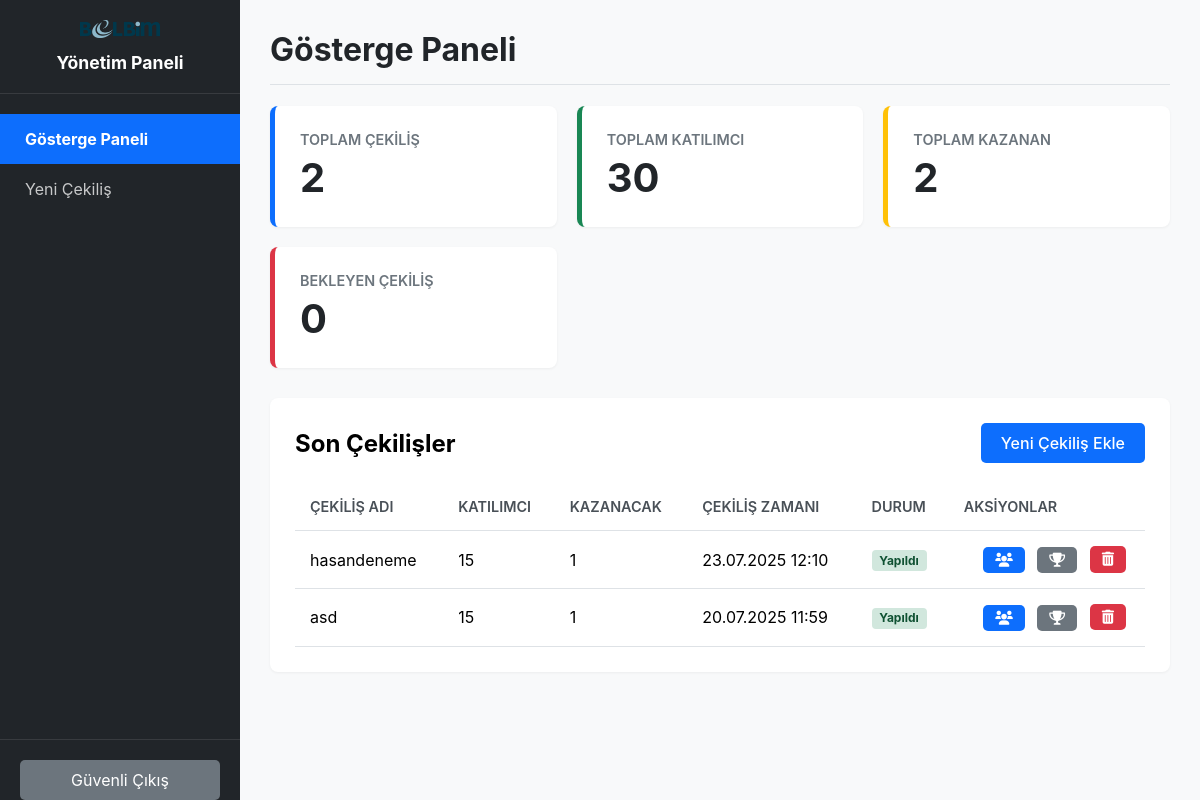
Screenshot of /admin/dashboard (signed in) with the database file from the repository.
### tables this page shows
CREATE TABLE raffles (
            id INTEGER PRIMARY KEY AUTOINCREMENT,
            name TEXT NOT NULL,
            creation_date TEXT NOT NULL,
            num_winners INTEGER NOT NULL,
            scheduled_draw_time TEXT NOT NULL
        );

### app.py (the view)
@app.route('/admin/dashboard')
@login_required
def admin_dashboard():
    conn = get_db_connection()
    now = datetime.now()
    stats = {
        'total_raffles': conn.execute('SELECT COUNT(id) FROM raffles').fetchone()[0],
        'total_participants': conn.execute('SELECT COUNT(id) FROM participants').fetchone()[0],
        'total_winners': conn.execute('SELECT COUNT(id) FROM winners').fetchone()[0]
    }
    raffles_raw = conn.execute('SELECT * FROM raffles ORDER BY scheduled_draw_time DESC').fetchall()
    raffles_list = []
    pending_draw_count = 0
    for raffle in raffles_raw:
        winner_count = conn.execute('SELECT COUNT(id) FROM winners WHERE raffle_id = ?', (raffle['id'],)).fetchone()[0]
        scheduled_time = datetime.strptime(raffle['scheduled_draw_time'], '%Y-%m-%d %H:%M:%S')
        status = "Bilinmiyor"
        if winner_count > 0:
            status = "Yapıldı"
        elif scheduled_time > now:
            status = "Zamanlandı"
        else:
            status = "Zamanı Geçti"
            pending_draw_count += 1
        raffles_list.append({
            'id': raffle['id'], 'name': raffle['name'], 'num_winners': raffle['num_winners'],
            'participant_count': conn.execute('SELECT COUNT(id) FROM participants WHERE raffle_id = ?', (raffle['id'],)).fetchone()[0],
            'scheduled_draw_time': scheduled_time.strftime('%d.%m.%Y %H:%M'),
            'status': status
        })
    conn.close()
    stats['pending_raffles'] = pending_draw_count
    return render_template('admin/dashboard.html', raffles=raffles_list, stats=stats)

### app.py (called while the page is built)
def get_db_connection():
    conn = sqlite3.connect(DATABASE)
    conn.row_factory = sqlite3.Row
    conn.execute("PRAGMA foreign_keys = ON")
    return conn

def login_required(f):
    @wraps(f)
    def decorated_function(*args, **kwargs):
        if 'logged_in' not in session:
            flash('Bu sayfayı görüntülemek için lütfen giriş yapın.', 'warning')
            return redirect(url_for('admin_login'))
        return f(*args, **kwargs)
    return decorated_function

### templates/admin/dashboard.html (shortened to what this page needs)
<!DOCTYPE html>
<html lang="tr">
<head>
    <link rel="stylesheet" href="{{ url_for('static', filename='css/admin.css') }}">
    <link rel="stylesheet" href="https://cdnjs.cloudflare.com/ajax/libs/font-awesome/6.0.0-beta3/css/all.min.css">
</head>
<body>
    <div class="sidebar">
        <div class="sidebar-header">
            <img src="{{ url_for('static', filename='images/belbim_logo.png') }}" alt="BELBİM Logo" class="logo">
            <h3>Yönetim Paneli</h3>
        </div>
        <ul class="sidebar-nav">
            <li><a href="{{ url_for('admin_dashboard') }}" class="active">Gösterge Paneli</a></li>
            <li><a href="{{ url_for('upload_participants') }}">Yeni Çekiliş</a></li>
        </ul>
        <div class="sidebar-footer">
            <a href="{{ url_for('admin_logout') }}">Güvenli Çıkış</a>
        </div>
    </div>
    <div class="main-content">
        <h1>Gösterge Paneli</h1>
        <div class="stats-container">
            <div class="stat-box raffles"><div class="stat-title">Toplam Çekiliş</div><p class="stat-number">{{ stats.total_raffles }}</p></div>
            <div class="stat-box participants"><div class="stat-title">Toplam Katılımcı</div><p class="stat-number">{{ stats.total_participants }}</p></div>
            <div class="stat-box winners"><div class="stat-title">Toplam Kazanan</div><p class="stat-number">{{ stats.total_winners }}</p></div>
            <div class="stat-box pending"><div class="stat-title">Bekleyen Çekiliş</div><p class="stat-number">{{ stats.pending_raffles }}</p></div>
        </div>
        <div class="content-box">
            <div class="content-header">
                <h2>Son Çekilişler</h2>
                <a href="{{ url_for('upload_participants') }}" class="btn-new-raffle">Yeni Çekiliş Ekle</a>
            </div>
            <table class="table">
                <thead>
                    <tr>
                        <th>Çekiliş Adı</th>
                        <th>Katılımcı</th>
                        <th>Kazanacak</th>
                        <th>Çekiliş Zamanı</th>
                        <th>Durum</th>
                        <th class="text-end">Aksiyonlar</th>
                    </tr>
                </thead>
                <tbody>
                    {% for raffle in raffles %}
                    <tr>
                        <td>{{ raffle.name }}</td>
                        <td>{{ raffle.participant_count }}</td>
                        <td>{{ raffle.num_winners }}</td>
                        <td>{{ raffle.scheduled_draw_time }}</td>
                        <td>
                            {% if raffle.status == 'Yapıldı' %}
                                <span class="badge bg-success">{{ raffle.status }}</span>
                            {% elif raffle.status == 'Zamanlandı' %}
                                <span class="badge bg-info">{{ raffle.status }}</span>
                            {% else %}
                                <span class="badge bg-warning">{{ raffle.status }}</span>
                            {% endif %}
                        </td>
                        <td class="actions">
                            <a href="{{ url_for('view_participants', raffle_id=raffle.id) }}" class="btn btn-primary" title="Katılımcıları Görüntüle">
                                <i class="fas fa-users"></i>
                            </a>
                            {% if raffle.status == 'Yapıldı' %}
                                <a href="{{ url_for('view_results', raffle_id=raffle.id) }}" class="btn btn-secondary" title="Sonuçları Gör">
                                    <i class="fas fa-trophy"></i>
                                </a>
                            {% elif raffle.status == 'Zamanı Geçti' %}
                                <a href="{{ url_for('draw_raffle', raffle_id=raffle.id) }}" class="btn btn-success" title="Çekilişi Yap">
                                    <i class="fas fa-play-circle"></i>
                                </a>
                            {% endif %}
                            <form action="{{ url_for('delete_raffle', raffle_id=raffle.id) }}" method="POST" onsubmit="return confirm('Bu çekilişi ve tüm verilerini kalıcı olarak silmek istediğinizden emin misiniz?');">
                                <button type="submit" class="btn btn-danger" title="Çekilişi Sil">
                                    <i class="fas fa-trash-alt"></i>
                                </button>
                            </form>
                        </td>
                    </tr>
                    {% else %}
                    <tr>
                        <td colspan="6" class="text-center">Henüz oluşturulmuş bir çekiliş yok.</td>
                    </tr>
                    {% endfor %}
                </tbody>
            </table>
        </div>
    </div>
</body>
</html>

### static/css/admin.css (style rules this page uses)
:root { --primary-color: #0d6efd; --primary-hover: #0b5ed7; --secondary-color: #6c757d; --secondary-hover: #5c636a; --success-color: #198754; --success-hover: #157347; --danger-color: #dc3545; --danger-hover: #bb2d3b; --warning-color: #ffc107; --light-bg: #f8f9fa; --dark-text: #212529; --border-color: #dee2e6; --sidebar-bg: #212529; --sidebar-text: rgba(255, 255, 255, 0.75); --sidebar-hover-bg: #343a40; --sidebar-active-bg: var(--primary-color); }
body { background-color: var(--light-bg); margin: 0; font-family: -apple-system, BlinkMacSystemFont, "Segoe UI", Roboto, "Helvetica Neue", Arial, "Noto Sans", sans-serif; display: flex; }
.sidebar { width: 240px; background-color: var(--sidebar-bg); color: var(--sidebar-text); height: 100vh; position: fixed; top: 0; left: 0; display: flex; flex-direction: column; padding-top: 20px; z-index: 100; }
.sidebar-header { padding: 0 20px 20px 20px; text-align: center; border-bottom: 1px solid rgba(255, 255, 255, 0.1); }
.sidebar-header .logo { max-width: 80px; margin-bottom: 10px; }
.sidebar-header h3 { color: #fff; margin: 0; font-size: 1.1em; }
.sidebar-nav { list-style: none; padding: 0; margin: 20px 0; flex-grow: 1; }
.sidebar-nav a { display: block; color: var(--sidebar-text); text-decoration: none; padding: 15px 25px; transition: all 0.2s ease-in-out; }
.sidebar-nav a.active { background-color: var(--sidebar-active-bg); color: #fff; font-weight: bold; }
.sidebar-footer { padding: 20px; text-align: center; border-top: 1px solid rgba(255, 255, 255, 0.1); }
.sidebar-footer a { display: block; background-color: var(--secondary-color); color: #fff; padding: 10px; border-radius: 5px; text-decoration: none; transition: background-color 0.2s ease-in-out; }
.main-content { margin-left: 240px; padding: 30px; width: calc(100% - 240px); box-sizing: border-box; }
.main-content h1 { color: var(--dark-text); border-bottom: 1px solid var(--border-color); padding-bottom: 15px; margin-top: 0; }
.stats-container { display: grid; grid-template-columns: repeat(auto-fit, minmax(220px, 1fr)); gap: 20px; margin-bottom: 30px; }
.stat-box { background-color: #fff; padding: 25px; border-radius: 8px; box-shadow: 0 1px 3px rgba(0,0,0,0.05); border-left: 5px solid; }
.stat-box .stat-title { font-size: 0.9em; color: var(--secondary-color); text-transform: uppercase; font-weight: 600; }
.stat-box .stat-number { font-size: 2.5em; font-weight: 700; color: var(--dark-text); margin: 5px 0 0 0; }
.stat-box.raffles { border-color: var(--primary-color); }
.stat-box.participants { border-color: var(--success-color); }
.stat-box.winners { border-color: var(--warning-color); }
.stat-box.pending { border-color: var(--danger-color); }
.content-box { background-color: #fff; padding: 25px; border-radius: 8px; box-shadow: 0 1px 3px rgba(0,0,0,0.05); }
.content-header { display: flex; justify-content: space-between; align-items: center; margin-bottom: 20px; }
.content-header h2 { margin: 0; font-size: 1.5em; }
.content-header .btn-new-raffle { background-color: var(--primary-color); color: white; padding: 10px 20px; border-radius: 5px; text-decoration: none; font-weight: 500; transition: background-color 0.2s; }
table { width: 100%; border-collapse: collapse; }
th, td { padding: 15px; text-align: left; border-bottom: 1px solid var(--border-color); vertical-align: middle; }
th { font-weight: 600; color: #495057; font-size: 0.9em; text-transform: uppercase; }
.badge { display: inline-block; padding: .35em .65em; font-size: .75em; font-weight: 700; line-height: 1; text-align: center; white-space: nowrap; vertical-align: baseline; border-radius: .25rem; }
.bg-success { background-color: #d1e7dd; color: #0f5132; }
.btn { display: inline-flex; align-items: center; justify-content: center; padding: 6px 12px; margin: 0 4px; border: none; border-radius: 5px; text-decoration: none; color: white; cursor: pointer; font-size: 0.88em; font-weight: 500; transition: all 0.2s ease-in-out; vertical-align: middle; }
.btn i { margin-right: 6px; }
.btn i:only-child { margin-right: 0; }
.btn-primary { background-color: var(--primary-color); }
.btn-secondary { background-color: var(--secondary-color); }
.btn-danger { background-color: var(--danger-color); }
td.actions { white-space: nowrap; text-align: right; }
td.actions form { display: inline-flex; margin: 0; padding: 0; }

### rows the page displays
raffles: name "hasandeneme", participant_count "15", num_winners "1", scheduled_draw_time "23.07.2025 12:10", status "Yapıldı"
raffles: name "asd", participant_count "15", num_winners "1", scheduled_draw_time "20.07.2025 11:59", status "Yapıldı"

### other values shown
{{ stats.total_raffles }} "2"
{{ stats.total_participants }} "30"
{{ stats.total_winners }} "2"
{{ stats.pending_raffles }} "0"
